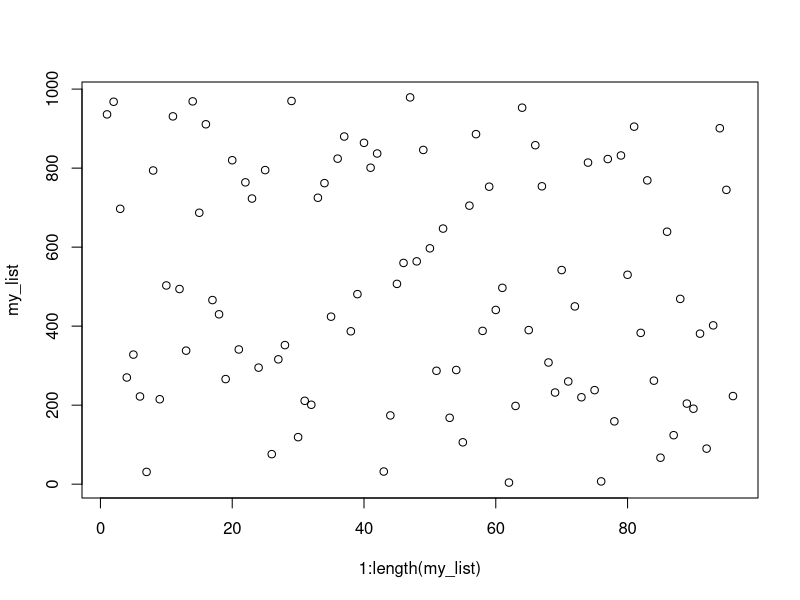
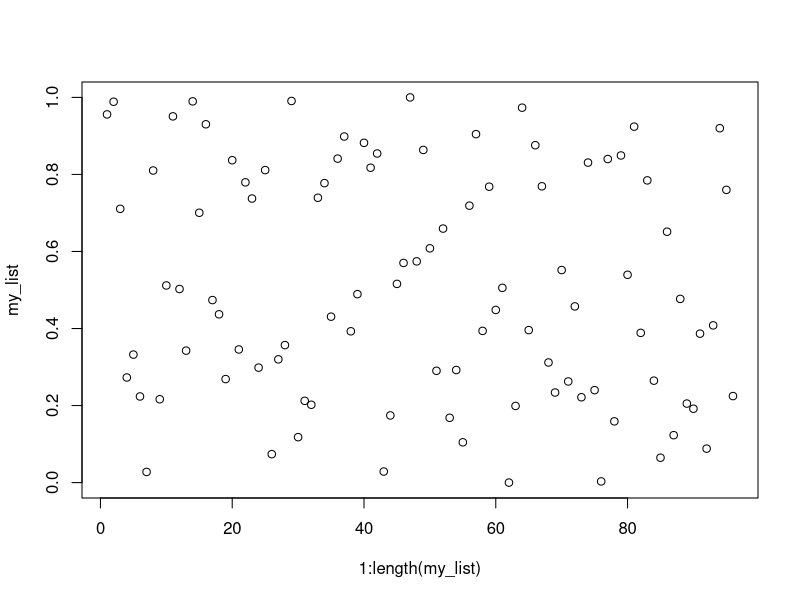

Write R code to recreate these figures, in order.
#Camila Isaza week 2 assignment


#task 1
### make a list of 100 random numbers between 1 and 1000 named my_list
my_list<-sample(x = 1:1000,size = 100,replace = T)
### counts and prints the number of redundant numbers
print(length(my_list)-length(unique(my_list)))
### removes redundant numbers from the list
my_list<-unique(my_list)
### prints the length of the current list
print(length(my_list))
### makes a scatterplot of the list
plot(x=1:length(my_list),y=my_list)
### normalizes the values in the list to be between 0 and 1
my_list<-(my_list-min(my_list))/(max(my_list)-min(my_list))
### makes a scatterplot of the list
plot(x=1:length(my_list),y=my_list)



#task 2
### make a list of 100 random numbers between 1 and 1000 named my_list
my_list<-sample(x = 1:1000,size = 100,replace = T)
### prints the length of the current list
print(length(my_list))
### prints the average of the list, rounded to an integer
print(round(mean(my_list)))
### prints the median of the list, rounded to an integer
print(round(median(my_list)))
### sorts the list from highest to lowest
my_list<-my_list[order(-my_list)]
###Remove the 1st item from the list
my_list<-my_list[-1]
### prints the average of the list, rounded to an integer
print(round(mean(my_list)))
### prints the median of the list, rounded to an integer
print(round(median(my_list)))


#task 3
### make a list of 100 random numbers between 1 and 1000 named my_list
my_list<-sample(x = 1:1000,size = 100,replace = T)
### remove all numbers less than 420
my_list<-my_list[my_list>=420]
#list has now 97 items so odd so sorting highest to lowest
### sorts the list from highest to lowest
my_list<-my_list[order(my_list)]
### prints the 6th number from the list
print(my_list[6])
### counts and prints the number of redundant numbers
print(length(my_list)-length(unique(my_list)))


#task4
### make a list of 100 random numbers between 1 and 1000 named my_list
my_list<-sample(x = 1:1000,size = 100,replace = T)
### picks a random spot between 1 and the length of the list, saves it as my_spot
my_spot<-sample(x = 1:length(my_list),size = 1)
### prints the number in my_spot in the list
print(my_list[my_spot])
### prints the number in my_spot in the list
print(my_list[my_spot])
### randomly shuffle the list
my_list<-my_list[sample(x=1:length(my_list),size = length(my_list),replace = F)]
### prints the sum total of the numbers in the list
print(sum(my_list))
